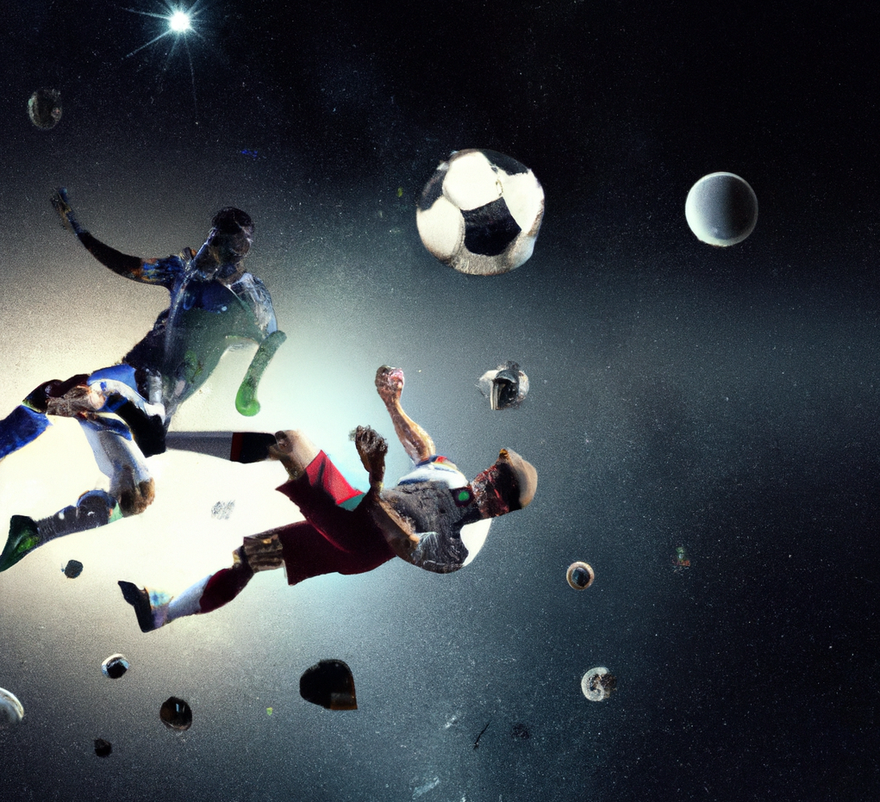
#> input picture lab6/Task1_pics/test1.png, 880 x 802 px, shrunk from 1021 x 931 before the run
$ python qnA.py
#> lines starting #> are read from the running program, lines starting #| are printed output that depends on the picture; after the words box and inside, x2 and y2 are one past the last pixel; in counts of white or black regions, pixels touching at a corner belong together
# Task 1: Image recognition using template matching

import cv2 as cv

image = cv.imread("./Task1_pics/test1.png")
#> image is the input picture: shape (802, 880, 3); mean B, G, R 78.1, 72.6, 66.5

template = cv.imread("./Task1_pics/template.png")
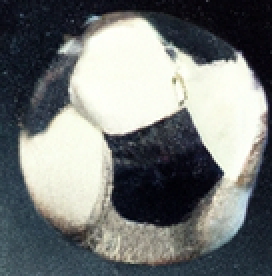
#> input picture lab6/Task1_pics/template.png, 136 x 138 px, shrunk from 158 x 160 before the run (shown 2 times larger)
#> template is the input picture: shape (138, 136, 3); mean B, G, R 119.9, 120.7, 117

image_gray = cv.cvtColor(image, cv.COLOR_BGR2GRAY)
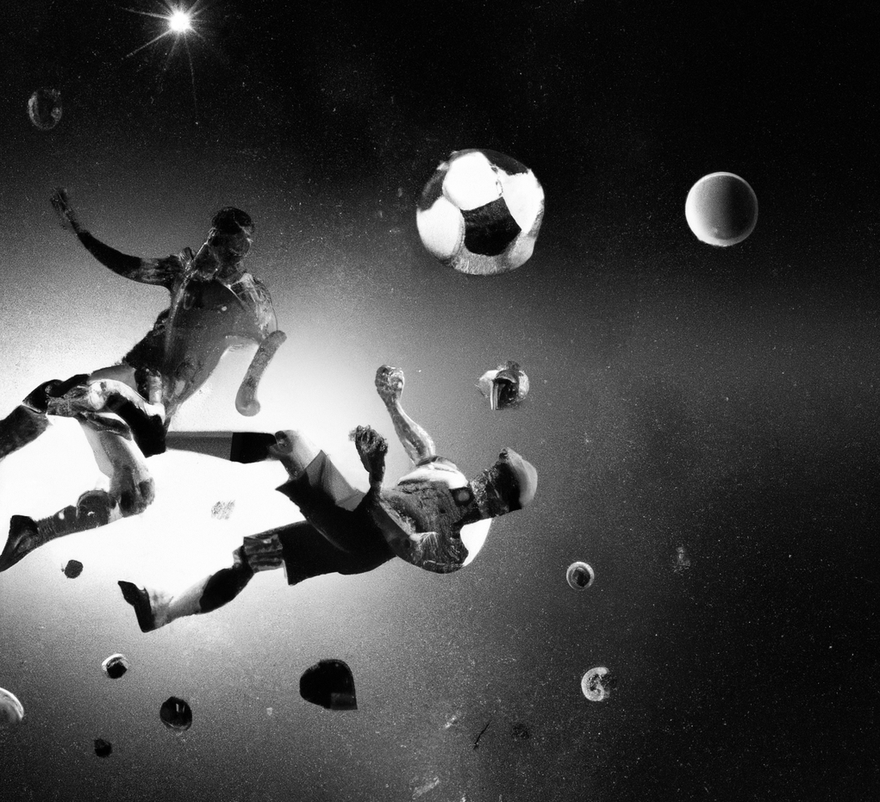
#> image_gray: shape (802, 880); min 0, max 255, mean 71.4
template_gray = cv.cvtColor(template, cv.COLOR_BGR2GRAY)

w, h = template_gray.shape[::-1]
#> w = 136; h = 138

result = cv.matchTemplate(image_gray, template_gray, cv.TM_CCOEFF_NORMED)
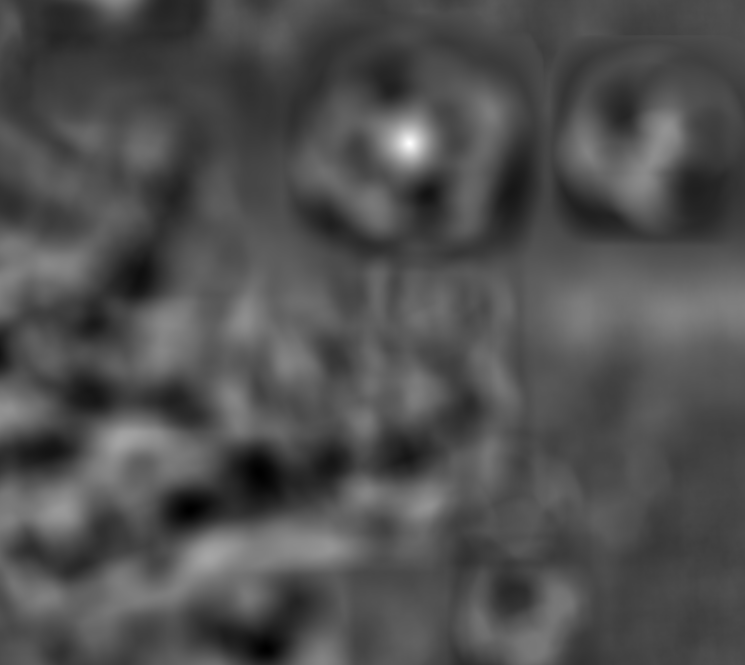
#> result: shape (665, 745) float32; min -0.468, max 0.982, mean -0.012; drawn with min black and max white

min_val, max_val, min_loc, max_loc = cv.minMaxLoc(result)
#> min_val = -0.468; max_val = 0.982; min_loc = (190, 509); max_loc = (409, 143)
bottom_right = (max_loc[0] + w, max_loc[1] + h)
#> bottom_right = (545, 281)
cv.rectangle(image, max_loc, bottom_right, (255, 0, 0), 2)
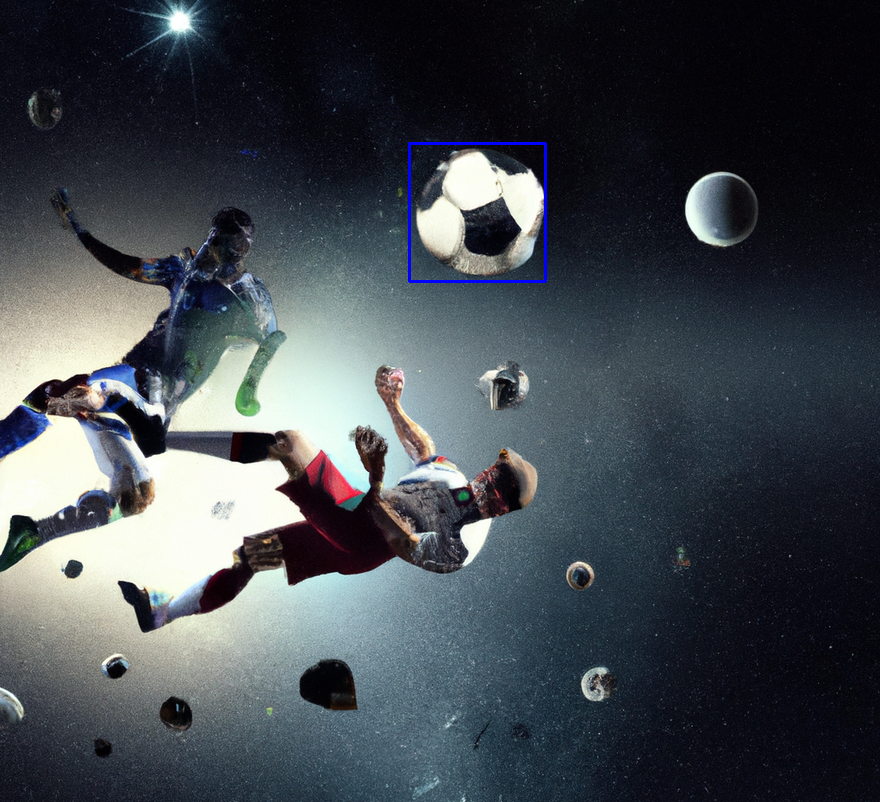
#> image: shape (802, 880, 3); 0.23% of pixels changed, all inside (x1, y1, x2, y2) = (408, 142, 547, 283)

cv.imshow("Matched Image", image)
cv.waitKey(0)
cv.destroyAllWindows()
